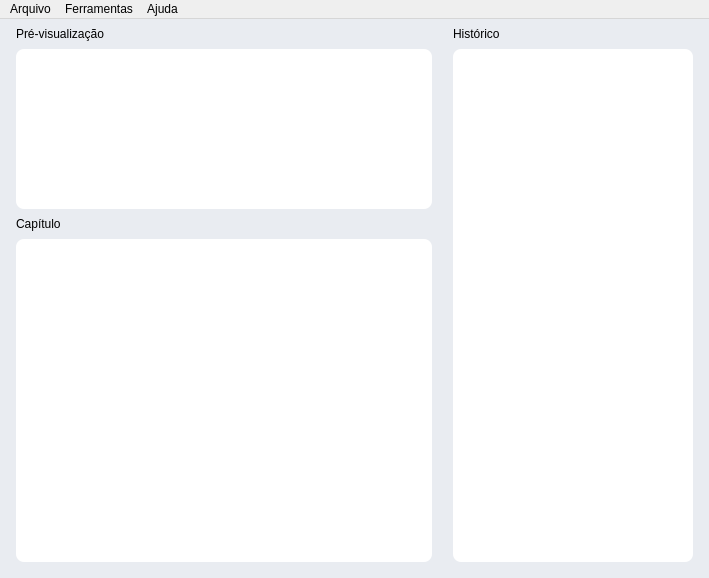
<?xml version="1.0" encoding="UTF-8"?>
<ui version="4.0">
 <class>MainWindow</class>
 <widget class="QMainWindow" name="MainWindow">
  <property name="geometry">
   <rect>
    <x>0</x>
    <y>0</y>
    <width>709</width>
    <height>578</height>
   </rect>
  </property>
  <property name="windowTitle">
   <string>Projetor bíblico</string>
  </property>
  <property name="styleSheet">
   <string notr="true">QPushButton {
	padding: 4px;
	background-color: transparent;
	border-radius: 8px;
}

QPushButton:hover {
	background-color: #ccc;
	color: white;
}
</string>
  </property>
  <widget class="QWidget" name="centralwidget">
   <property name="styleSheet">
    <string notr="true">background-color: #E9ECF1;</string>
   </property>
   <layout class="QVBoxLayout" name="verticalLayout">
    <property name="leftMargin">
     <number>16</number>
    </property>
    <property name="topMargin">
     <number>8</number>
    </property>
    <property name="rightMargin">
     <number>16</number>
    </property>
    <property name="bottomMargin">
     <number>16</number>
    </property>
    <item>
     <layout class="QVBoxLayout" name="header_container"/>
    </item>
    <item>
     <layout class="QGridLayout" name="gridLayout" rowstretch="0,0,0,0" columnstretch="0,0,0,0">
      <property name="leftMargin">
       <number>0</number>
      </property>
      <property name="topMargin">
       <number>0</number>
      </property>
      <property name="rightMargin">
       <number>0</number>
      </property>
      <property name="bottomMargin">
       <number>0</number>
      </property>
      <property name="horizontalSpacing">
       <number>16</number>
      </property>
      <property name="verticalSpacing">
       <number>8</number>
      </property>
      <item row="0" column="3">
       <widget class="QLabel" name="history_label">
        <property name="styleSheet">
         <string notr="true"/>
        </property>
        <property name="text">
         <string>Histórico</string>
        </property>
       </widget>
      </item>
      <item row="2" column="0">
       <widget class="QLabel" name="chapter_label">
        <property name="text">
         <string>Capítulo</string>
        </property>
       </widget>
      </item>
      <item row="1" column="0">
       <widget class="QTextEdit" name="preview_text_edit">
        <property name="sizePolicy">
         <sizepolicy hsizetype="Expanding" vsizetype="Expanding">
          <horstretch>0</horstretch>
          <verstretch>0</verstretch>
         </sizepolicy>
        </property>
        <property name="maximumSize">
         <size>
          <width>16777215</width>
          <height>160</height>
         </size>
        </property>
        <property name="styleSheet">
         <string notr="true">padding: 8px;
border: none;
border-radius: 8px;
background-color: white;
color: black;
font-size: 10pt;</string>
        </property>
       </widget>
      </item>
      <item row="0" column="0">
       <widget class="QLabel" name="preview_label">
        <property name="text">
         <string>Pré-visualização</string>
        </property>
       </widget>
      </item>
      <item row="2" column="1">
       <spacer name="horizontalSpacer">
        <property name="orientation">
         <enum>Qt::Horizontal</enum>
        </property>
        <property name="sizeType">
         <enum>QSizePolicy::Fixed</enum>
        </property>
        <property name="sizeHint" stdset="0">
         <size>
          <width>5</width>
          <height>0</height>
         </size>
        </property>
       </spacer>
      </item>
      <item row="3" column="0">
       <widget class="QListWidget" name="chapter_list_widget">
        <property name="styleSheet">
         <string notr="true">QListWidget {
	padding: 8px;
	border: none;
	border-radius: 8px;
	background-color: white;
	color: black;
	font-size: 10pt;
}</string>
        </property>
       </widget>
      </item>
      <item row="1" column="3" rowspan="3">
       <widget class="QListWidget" name="history_list_widget">
        <property name="sizePolicy">
         <sizepolicy hsizetype="Expanding" vsizetype="Expanding">
          <horstretch>0</horstretch>
          <verstretch>0</verstretch>
         </sizepolicy>
        </property>
        <property name="maximumSize">
         <size>
          <width>240</width>
          <height>16777215</height>
         </size>
        </property>
        <property name="styleSheet">
         <string notr="true">padding: 8px;
border: none;
border-radius: 8px;
background-color: white;
color: black;
font-size: 10pt;</string>
        </property>
       </widget>
      </item>
     </layout>
    </item>
   </layout>
  </widget>
  <widget class="QMenuBar" name="menubar">
   <property name="geometry">
    <rect>
     <x>0</x>
     <y>0</y>
     <width>709</width>
     <height>21</height>
    </rect>
   </property>
   <widget class="QMenu" name="menuArquivo">
    <property name="title">
     <string>Arquivo</string>
    </property>
    <addaction name="action_install_version"/>
    <addaction name="action_export_history"/>
    <addaction name="separator"/>
    <addaction name="action_settings"/>
    <addaction name="separator"/>
    <addaction name="action_quit"/>
   </widget>
   <widget class="QMenu" name="menuFerramentas">
    <property name="title">
     <string>Ferramentas</string>
    </property>
    <addaction name="action_advanced_search"/>
   </widget>
   <widget class="QMenu" name="menuAjuda">
    <property name="title">
     <string>Ajuda</string>
    </property>
    <addaction name="action_about"/>
   </widget>
   <addaction name="menuArquivo"/>
   <addaction name="menuFerramentas"/>
   <addaction name="menuAjuda"/>
  </widget>
  <action name="actionSair">
   <property name="text">
    <string>Sair</string>
   </property>
  </action>
  <action name="action_about">
   <property name="text">
    <string>Sobre</string>
   </property>
  </action>
  <action name="actionVerificar_se_h_atualiza_es">
   <property name="text">
    <string>Verificar se há atualizações</string>
   </property>
  </action>
  <action name="action_quit">
   <property name="text">
    <string>Sair</string>
   </property>
  </action>
  <action name="action_settings">
   <property name="text">
    <string>Configurações</string>
   </property>
  </action>
  <action name="action_export_history">
   <property name="text">
    <string>Exportar histórico</string>
   </property>
  </action>
  <action name="action_advanced_search">
   <property name="text">
    <string>Pesquisa avançada</string>
   </property>
  </action>
  <action name="action_install_version">
   <property name="text">
    <string>Instalar versão</string>
   </property>
  </action>
 </widget>
 <resources/>
 <connections/>
</ui>
